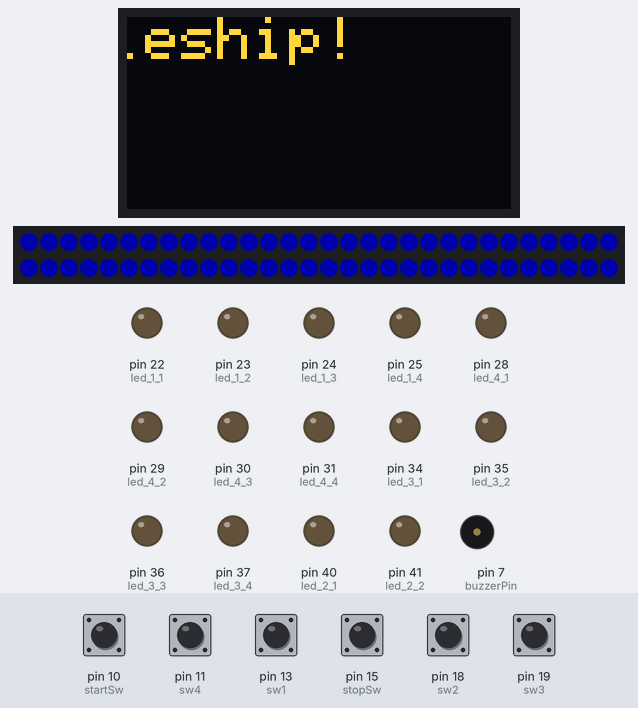
The sketch below on a simulated Arduino Mega 2560, built with avr-gcc and run on an emulated ATmega2560. On the bench: 128×64 one-colour display, 60 RGB LEDs in strip order, left to right, continuing on the next row, output pins drawn as LEDs (lit = HIGH), buzzer (waves = sounding). The test bench sets the inputs (shaded band); at power-on: pin 10 (startSw), pin 11 (sw4), pin 13 (sw1), pin 15 (stopSw), pin 18 (sw2), pin 19 (sw3) HIGH. Dim RGB values are drawn brighter than linear; the OLED is the two-colour kind (top 16 rows yellow); the display library's start-up logo is not drawn.

Above: at 13.2 s.
13.3 s: pin 11 (sw4) pulled LOW for 0.15 s
At 14.8 s:
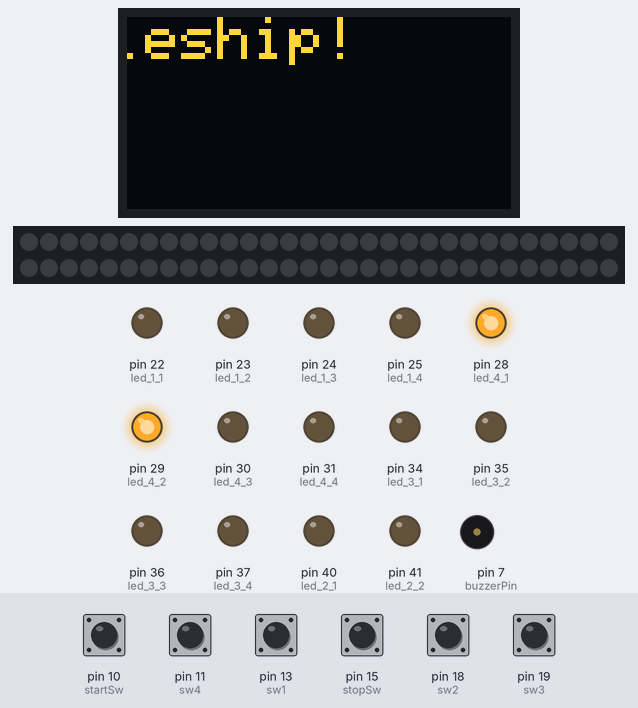
15.1 s: pin 13 (sw1) pulled LOW for 1 s
At 16.1 s:
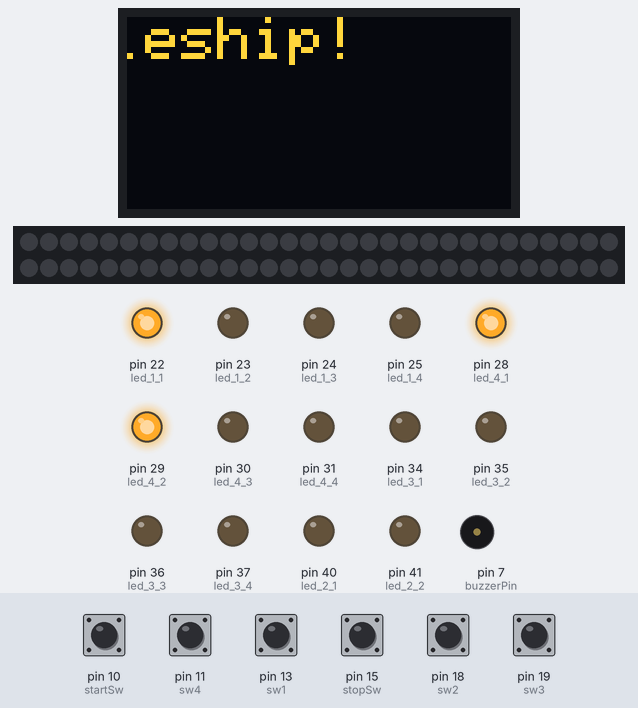
17.6 s: pin 13 (sw1) pulled LOW for 0.15 s
At 17.8 s:
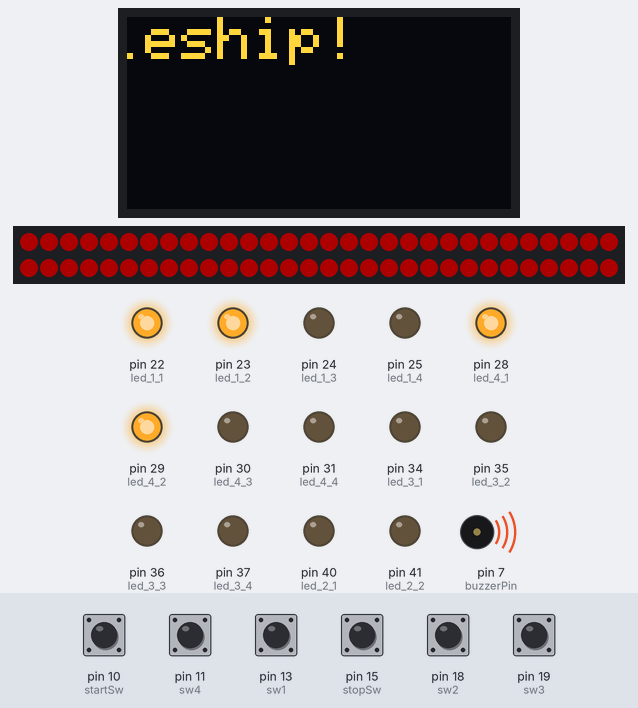
19.4 s: pin 18 (sw2) pulled LOW for 0.15 s
At 20.9 s:
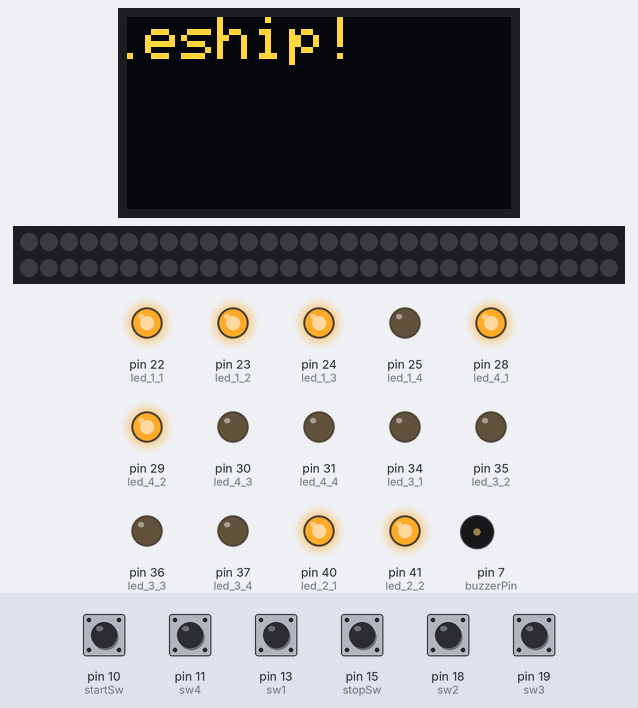
21.2 s: pin 19 (sw3) pulled LOW for 0.15 s
At 22.2 s:
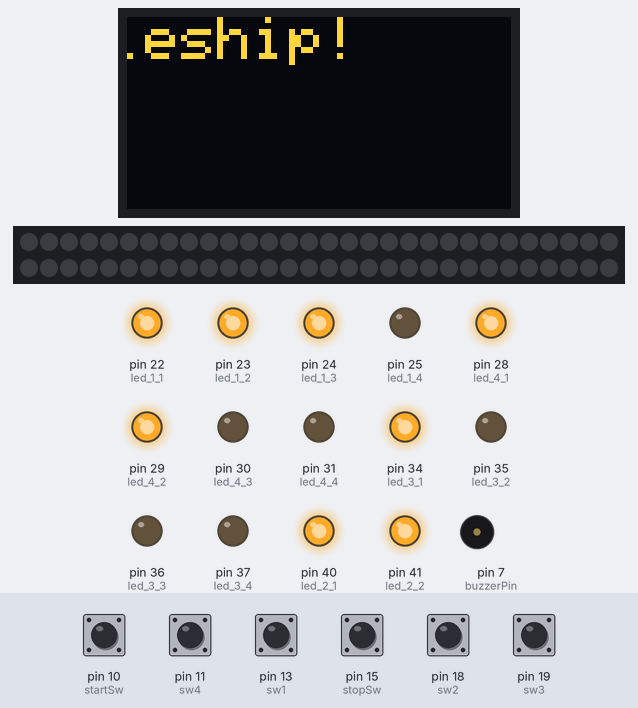
23.0 s: pin 18 (sw2) pulled LOW for 1 s
At 24.6 s:
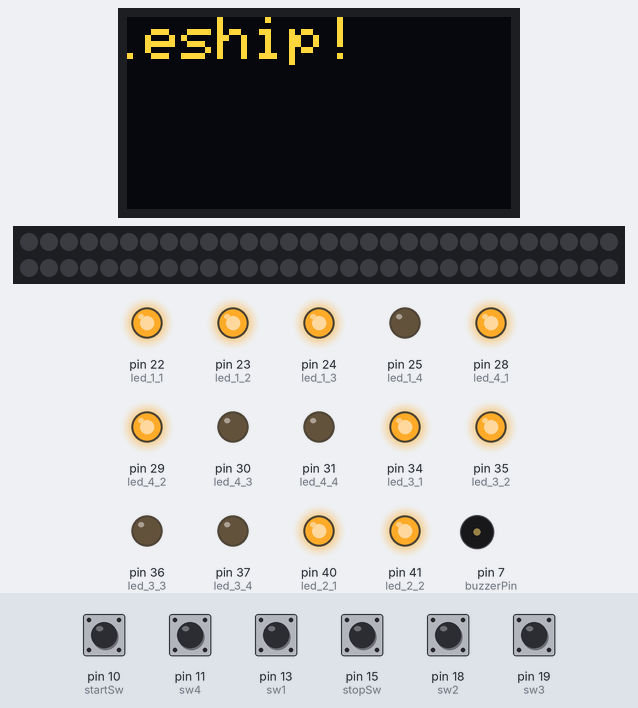
Timing chart, 0 to 26.1 s (numbered marks = the images above; inputs shaded):
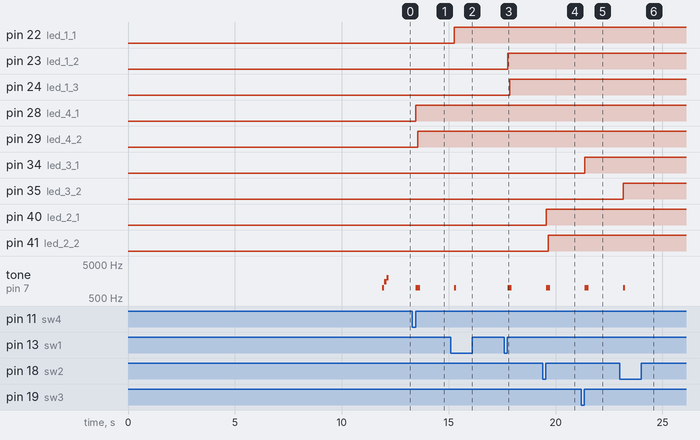

The sketch:

score_keeping.ino
```cpp
// (licence header left out)
#include <ezButton.h>
#include <FastLED.h>
#include <SPI.h>
#include <Wire.h>
#include <Adafruit_GFX.h>
#include <Adafruit_SSD1306.h>
#include <splash.h>

#define buzzerPin 7
#define SCREEN_WIDTH 128 // OLED display width, in pixels
#define SCREEN_HEIGHT 64 // OLED display height, in pixels

#define OLED_RESET     -1 // Reset pin # (or -1 if sharing Arduino reset pin)
#define SCREEN_ADDRESS 0x3C ///< See datasheet for Address; 0x3D for 128x64, 0x3C for 128x32
Adafruit_SSD1306 display(SCREEN_WIDTH, SCREEN_HEIGHT, &Wire, OLED_RESET);

// Initialize the WS2812B LED strip with fastLED
#define NUM_LEDS 60
#define LED_PIN 16
CRGB leds[NUM_LEDS];

// Piezo Pin: 17


// Define the pin numbers for the sensors
const int opticalSensorPin = A0; // 5V
const int limitSwitchPin = 2; // 3.3V

unsigned long startTime;
unsigned long elapsedTime;
int multiplier = 1;
int score = 0;
int highScore = 0;
bool gameStarted = false;
bool state1_moved = false;
bool state2_moved = false;
bool state3_moved = false;
bool state4_moved = false;

int led_1_1 = 22;
int led_1_2 = 23;
int led_1_3 = 24;
int led_1_4 = 25;

int led_2_1 = 40;
int led_2_2 = 41;
int led_2_3 = 42;
int led_2_4 = 43;

int led_3_1 = 34;
int led_3_2 = 35;
int led_3_3 = 36;
int led_3_4 = 37;

int led_4_1 = 28;
int led_4_2 = 29;
int led_4_3 = 30;
int led_4_4 = 31;


int state_1, state_2, state_3, state_4 = 0; // Dummy variables strictly for local compilation purposes, REMOVE UPON GROUP COMPILATION
ezButton sw1(13);
ezButton sw2(18);
ezButton sw3(19);
ezButton sw4(11);
ezButton startSw(10);
ezButton stopSw(15);

void hitSound() {
  // Play a sound when the launcher hits the limit switch
  tone(buzzerPin, 1000, 100);
}

void hitLEDStrip() {
  // Flash the LED strip when the launcher hits the limit switch
  fill_solid(leds, NUM_LEDS, CRGB::Red);
    FastLED.show();
    delay(100);
    fill_solid(leds, NUM_LEDS, CRGB::Black);
    FastLED.show();
}

void gameStartLEDStrip() {
  // Do a blue snake animation on the LED strip when the game starts
  for (int i = 0; i < NUM_LEDS; i++) {
    leds[i] = CRGB::Blue;
    FastLED.show();
    delay(50);
  }
}

void gameStartSong() {
  // Play a song when the game starts
  tone(buzzerPin, 1000, 100);
  delay(100);
  tone(buzzerPin, 1500, 100);
  delay(100);
  tone(buzzerPin, 2000, 100);
}

void scrollText(const String& message) {
    int textWidth = message.length() * (8.5); // Calculate the width of the text in pixels, including space between characters
    int xPos = SCREEN_WIDTH; // Starting position of the text off the screen

    while (xPos > -textWidth) {
        display.clearDisplay(); // Clear the display buffer
        display.setCursor(xPos, 0); // Set the cursor position
        display.println(message); // Print the message
        display.display(); // Update the display

        xPos--; // Move the text to the left
    }
    display.clearDisplay(); // Clear the display buffer
}


void setup() {
  Serial.begin(9600);
  if(!display.begin(SSD1306_SWITCHCAPVCC, SCREEN_ADDRESS)) {
    Serial.println(F("SSD1306 allocation failed"));
    for(;;); // Don't proceed, loop forever
  }
    display.display();
    delay(1);
    display.clearDisplay();
    display.setTextWrap(false);
    display.setTextSize(2);
    display.setTextColor(SSD1306_WHITE);
    display.setCursor(0, 0);

    scrollText("Welcome to Battleship!");

  // Init LEDs
    FastLED.addLeds<WS2812B, LED_PIN, GRB>(leds, NUM_LEDS);
    FastLED.setBrightness(50);
    for (int i = 0; i < NUM_LEDS; i++) {
      leds[i] = CRGB::Black;
    }
    FastLED.show();
    // leds fill rainbow
    fill_rainbow(leds, NUM_LEDS, 0, 255);
    FastLED.show();
    gameStartLEDStrip();
    gameStartSong();


  pinMode(opticalSensorPin, INPUT);
  pinMode(limitSwitchPin, INPUT_PULLUP);

  sw1.setDebounceTime(50);
  sw2.setDebounceTime(50);
  sw3.setDebounceTime(50);
  sw4.setDebounceTime(50);
  startSw.setDebounceTime(50);
  stopSw.setDebounceTime(50);

  pinMode(led_1_1, OUTPUT);
  pinMode(led_1_2, OUTPUT);
  pinMode(led_1_3, OUTPUT);
  pinMode(led_1_4, OUTPUT);

  pinMode(led_2_1, OUTPUT);
  pinMode(led_2_2, OUTPUT);
  pinMode(led_2_3, OUTPUT);
  pinMode(led_2_4, OUTPUT);

  pinMode(led_3_1, OUTPUT);
  pinMode(led_3_2, OUTPUT);
  pinMode(led_3_3, OUTPUT);
  pinMode(led_3_4, OUTPUT);

  pinMode(led_4_1, OUTPUT);
  pinMode(led_4_2, OUTPUT);
  pinMode(led_4_3, OUTPUT);
  pinMode(led_4_4, OUTPUT);
}

void loop() {

  //int opticalSensorState = digitalRead(opticalSensorPin);
  //int limitSwitchState = digitalRead(limitSwitchPin);

  sw1.loop();
  sw2.loop();
  sw3.loop();
  sw4.loop();
  startSw.loop();
  stopSw.loop();

  if(sw1.isPressed()) {
   state_1++;
   hitLEDStrip();
   hitSound();
  }

  if(sw2.isPressed()) {
   state_2++;
   hitLEDStrip();
   hitSound();
  }

  if(sw3.isPressed()) {
   state_3++;
   hitLEDStrip();
   hitSound();
  }

  if(sw4.isPressed()) {
   state_4++;
   hitLEDStrip();
   hitSound();
  }


  if (startSw.isPressed() && !gameStarted) {
    // The launcher has been pulled back, start the game
    startTime = millis();
    gameStarted = true;

    // display.clearDisplay();
    // display.setTextSize(2);
    // display.setTextColor(SSD1306_WHITE);
    // display.setCursor(0,0);
    // display.println("Good Luck!");
    // display.setCursor(0,16);
    // display.println("You Will Need It!");
    // display.display();
    // delay(1000);
  }

  if ((state_1 == 1 && state1_moved == false) || (state_2 == 1 && state2_moved == false) || (state_3 == 1 && state3_moved == false) || (state_4 == 1 && state4_moved == false) ) {
    score = score + (multiplier * 100);

    if (state_1 == 1) {
      state1_moved = true;
      digitalWrite(led_1_1, HIGH);
    } else if (state_2 == 1) {
      state2_moved = true;
      digitalWrite(led_2_1, HIGH);
    } else if (state_3 == 1) {
      state3_moved = true;
      digitalWrite(led_3_1, HIGH);
    } else if (state_4 == 1) {
      state4_moved = true;
      digitalWrite(led_4_1, HIGH);
    }
  }

  if ((state_1 == 2 && state1_moved == true) || (state_2 == 2 && state2_moved == true) || (state_3 == 2 && state3_moved == true) || (state_4 == 2 && state4_moved == true) ) {
    score = score + (multiplier * 200);

    if (state_1 == 2) {
      state1_moved = false;
      digitalWrite(led_1_2, HIGH);
    } else if (state_2 == 2) {
      state2_moved = false;
      digitalWrite(led_2_2, HIGH);
    } else if (state_3 == 2) {
      state3_moved = false;
      digitalWrite(led_3_2, HIGH);
    } else if (state_4 == 2) {
      state4_moved = false;
      digitalWrite(led_4_2, HIGH);
    }
  }

  if ((state_1 == 3 && state1_moved == false) || (state_2 == 3 && state2_moved == false) || (state_3 == 3 && state3_moved == false) || (state_4 == 3 && state4_moved == false) ) {
    score = score + (multiplier * 300);

    if (state_1 == 3) {
      state1_moved = true;
      digitalWrite(led_1_3, HIGH);
    } else if (state_2 == 3) {
      state2_moved = true;
      digitalWrite(led_2_3, HIGH);
    } else if (state_3 == 3) {
      state3_moved = true;
      digitalWrite(led_3_3, HIGH);
    } else if (state_4 == 3) {
      state4_moved = true;
      digitalWrite(led_4_3, HIGH);
    }
  }

  if ((state_1 == 4 && state1_moved == true) || (state_2 == 4 && state2_moved == true) || (state_3 == 4 && state3_moved == true) || (state_4 == 4 && state4_moved == true) ) {
    score = score + (multiplier * 1000);

    if (state_1 == 4) {
      state1_moved = false;
      digitalWrite(led_1_4, HIGH);
    } else if (state_2 == 4) {
      state2_moved = false;
      digitalWrite(led_2_4, HIGH);
    } else if (state_3 == 4) {
      state3_moved = false;
      digitalWrite(led_3_4, HIGH);
    } else if (state_4 == 4) {
      state4_moved = false;
      digitalWrite(led_4_4, HIGH);
    }
  }

  if (state_1 >= 4 && state_2 >= 4 && state_3 >= 4 && state_4 >= 4) {
    state_1 = 0;
    state_2 = 0;
    state_3 = 0;
    state_4 = 0;

    digitalWrite(led_1_1, LOW);
    digitalWrite(led_1_2, LOW);
    digitalWrite(led_1_3, LOW);
    digitalWrite(led_1_4, LOW);

    digitalWrite(led_2_1, LOW);
    digitalWrite(led_2_2, LOW);
    digitalWrite(led_2_3, LOW);
    digitalWrite(led_2_4, LOW);

    digitalWrite(led_3_1, LOW);
    digitalWrite(led_3_2, LOW);
    digitalWrite(led_3_3, LOW);
    digitalWrite(led_3_4, LOW);

    digitalWrite(led_4_1, LOW);
    digitalWrite(led_4_2, LOW);
    digitalWrite(led_4_3, LOW);
    digitalWrite(led_4_4, LOW);


    multiplier = multiplier * 2;
  }

  if (gameStarted && stopSw.isPressed()) {
    // The limit switch has been pressed, end the game
    elapsedTime = millis() - startTime;
    gameStarted = false;

    // Calculate the score
    score = score + (elapsedTime / 10);
    if (score > highScore) {
      highScore = score;
    }
  state_1 = 0;
  state_2 = 0;
  state_3 = 0;
  state_4 = 0;

  // Display the score on the OLED
  display.clearDisplay();
  display.setTextSize(2);
  display.setTextColor(SSD1306_WHITE);
  display.setCursor(0,0);
  display.print("Score: ");
  display.println(score);

  display.setCursor(0,16);
  display.print("High: ");
  display.println(highScore);

  display.display();

  score = 0;
  multiplier = 1;
}
}
```

Measured:
- after the input at 13.3 s, pin 28 (led_4_1): LOW → HIGH after 0.16 s; pin 29 (led_4_2): LOW → HIGH after 0.26 s; tone on pin 7 (buzzerPin): silent → 1000 Hz after 0.16 s, → silent 0.21 s later
- after the input at 15.1 s, pin 22 (led_1_1): LOW → HIGH after 0.15 s; tone on pin 7 (buzzerPin): silent → 1000 Hz after 0.15 s, → silent 0.10 s later
- after the input at 17.6 s, pin 23 (led_1_2): LOW → HIGH after 0.16 s; pin 24 (led_1_3): LOW → HIGH after 0.26 s; tone on pin 7 (buzzerPin): silent → 1000 Hz after 0.16 s, → silent 0.21 s later
- after the input at 19.4 s, pin 40 (led_2_1): LOW → HIGH after 0.16 s; pin 41 (led_2_2): LOW → HIGH after 0.26 s; tone on pin 7 (buzzerPin): silent → 1000 Hz after 0.16 s, → silent 0.21 s later
- after the input at 21.2 s, pin 34 (led_3_1): LOW → HIGH after 0.15 s; tone on pin 7 (buzzerPin): silent → 1000 Hz after 0.15 s, → silent 0.21 s later
- after the input at 23.0 s, pin 35 (led_3_2): LOW → HIGH after 0.16 s; tone on pin 7 (buzzerPin): silent → 1000 Hz after 0.16 s, → silent 0.10 s later
